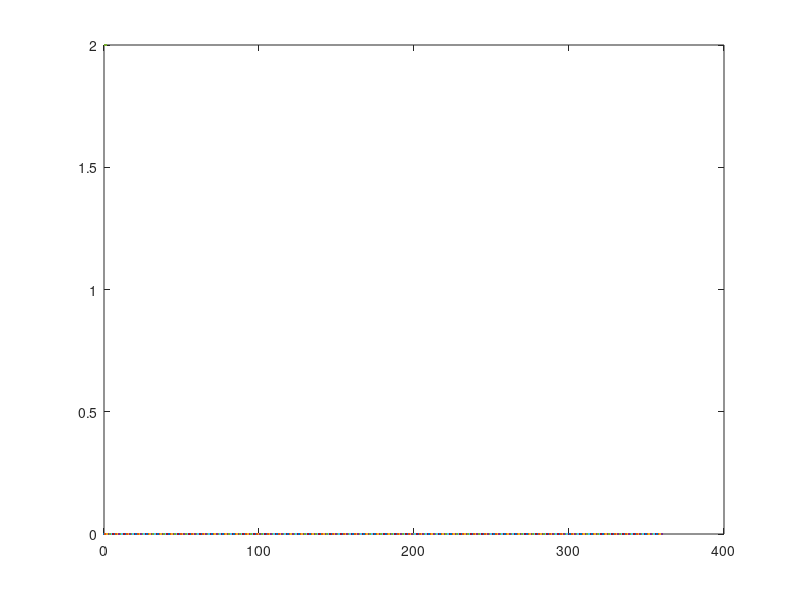

Source code (MATLAB):
clear all; clc()

theta = 0:1:360;

sigman = (22.5)/(.015*.01)*(cos(theta*pi/180)).^2;

taun = [];

plot(theta, sigman, linewidth=2)
plot(theta, norm(taun), linewidth=2)